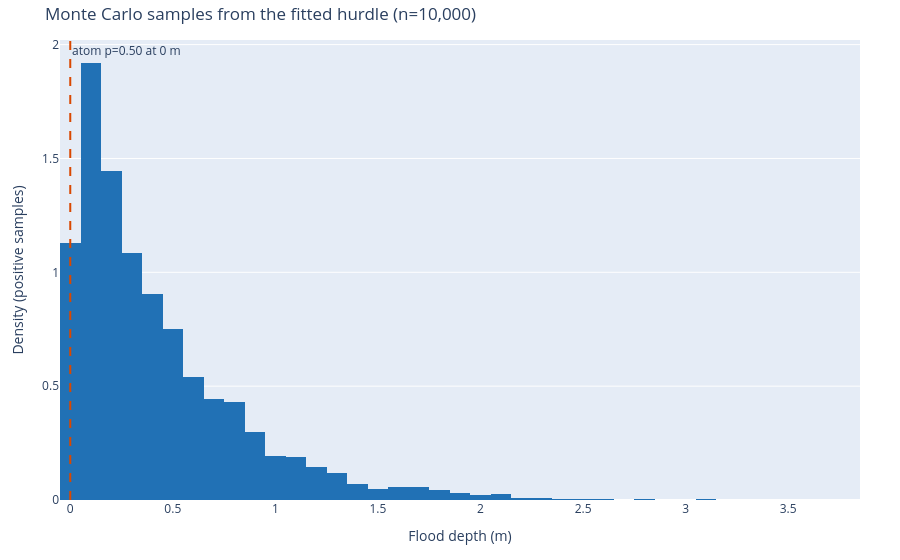

Notebook cell for this chart:
### Code cell
positive = samples[samples > fitted.atom_location]
fig_hist = go.Figure()
fig_hist.add_trace(
    go.Histogram(
        x=positive,
        nbinsx=40,
        name="tail samples",
        marker_color="#2171B5",
        histnorm="probability density",
    )
)
fig_hist.add_vline(
    x=fitted.atom_location,
    line_dash="dash",
    line_color="#D94801",
    annotation_text=f"atom p={fitted.atom_probability:.2f} at 0 m",
)
fig_hist.update_layout(
    title=f"Monte Carlo samples from the fitted hurdle (n={SAMPLES:,})",
    xaxis_title="Flood depth (m)",
    yaxis_title="Density (positive samples)",
    margin=dict(l=60, r=40, t=40, b=60),
)
fig_hist.show()

### Figure 1 — Plotly figure (JSON) as saved in the notebook; plotly's stock layout.template omitted (floating-point values rounded to 4 significant figures; data arrays with more than 128 entries replaced by an {"elided": "..."} marker saying what was removed)
{"data": [{"histnorm": "probability density", "marker": {"color": "#2171B5"}, "name": "tail samples", "nbinsx": 40, "type": "histogram", "x": {"elided": "5028 float values"}}], "layout": {"annotations": [{"showarrow": false, "text": "atom p=0.50 at 0 m", "x": 0.0, "xanchor": "left", "xref": "x", "y": 1, "yanchor": "top", "yref": "y domain"}], "margin": {"b": 60, "l": 60, "r": 40, "t": 40}, "shapes": [{"line": {"color": "#D94801", "dash": "dash"}, "type": "line", "x0": 0.0, "x1": 0.0, "xref": "x", "y0": 0, "y1": 1, "yref": "y domain"}], "title": {"text": "Monte Carlo samples from the fitted hurdle (n=10,000)"}, "xaxis": {"title": {"text": "Flood depth (m)"}}, "yaxis": {"title": {"text": "Density (positive samples)"}}}}
